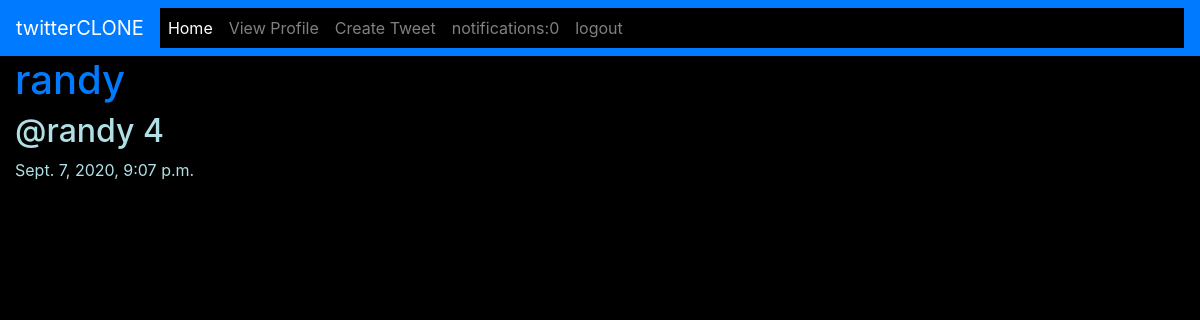
Page /tweet/31 (signed in) on the committed database.
### tweet/models.py (models this page shows)
class Tweet(models.Model):
    post_date = models.DateTimeField(default=timezone.now)
    tweet = models.CharField(max_length=240)
    user = models.ForeignKey(TwitterUser,on_delete=models.CASCADE,related_name="tweet_user")

### twitteruser/models.py (models this page shows)
class TwitterUser(AbstractUser):
    bio = models.TextField(blank=True, null=True)
    followers = models.ManyToManyField("self",symmetrical=False,blank=True)
    displayname = models.CharField(max_length=140,null=True,blank=True)

### tweet/views.py (the view)
# urls.py: path('tweet/<int:tweet_id>', tweet.tweet_view, name="tweet"),
def tweet_view(request, tweet_id):
    thecount = 0
    count = Notification.objects.filter(tagged=request.user, isread=False)
    if count:
        thecount=count.count
    tweet = Tweet.objects.get(id=tweet_id)
    return render(request,"tweet.html",{"tweet":tweet,"count":thecount})

### templates/tweet.html (shortened to what this page needs)
{% include "bootstrap.html" %}{% include "navbar.html" %}
<div class="container-fluid">
  <a href="/user/{{tweet.user.username}}"><h1>{{tweet.user.username}}</a></h1>
  <h2>{{tweet.tweet}}</h2>
  <p>{{tweet.post_date}}</p>
</div>

### templates/tweet.html (style rules this page uses)
div { background-color: black; color: powderblue; }

### rows in the picture
Tweet: user.username "randy", tweet "@randy 4", post_date "Sept. 7, 2020, 9:07 p.m."

### other values in the picture
{{ count }} "0"
